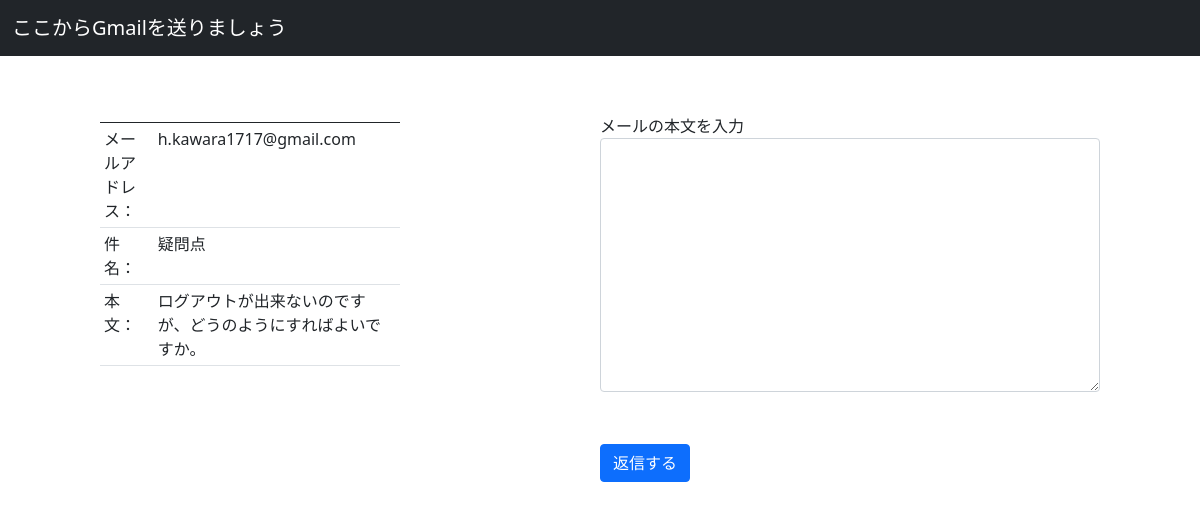
Page /reply/1 on the committed database.
### app.py (models this page shows)
class Mail(Base):
    __tablename__ = 'mails'
    id = Column(Integer, Sequence("id"), primary_key=True)
    email = Column(String)
    subject = Column(String)
    body = Column(String)
    date = Column(DateTime, default=datetime.now)

### app.py (the view)
@app.route("/reply/<int:id>", methods=["GET", "POST"])
def reply(id):
    if request.method == "POST":
        text = request.form.get("body")
        email = request.form.get("email")
        subject = request.form.get("subject")
        reply_mail(email, subject, text)
        return redirect("/")
    else:
        sends = {}
        Session = sessionmaker(bind=engine)
        session = Session()
        rs = session.query(Mail).filter(Mail.id == id).all()
        for r in rs:
            sends["email"] = r.email
            sends["subject"] = r.subject
            sends["text"] = r.body
        print(sends)
        return render_template("reply.html", sends=sends)

### templates/reply.html (shortened to what this page needs)
<!DOCTYPE html>
<html lamg="ja">
<head>
    <link href="https://cdn.jsdelivr.net/npm/bootstrap@5.0.2/dist/css/bootstrap.min.css" rel="stylesheet">
    <link rel="stylesheet" href="../static/style.css">
</head>
<body>
    <nav class="navbar navbar-dark bg-dark">
        <div class="container-fluid">
            <a class="navbar-brand" href="/">ここからGmailを送りましょう</a>
        </div>
    </nav>
    <main class="main_column">
    <div class="wrapper contents">
        <section class="column1">
            <table class="table table-sm mt-5">
                <thead>
                    <tr>
                        <th>      </th>
                        <th>      </th>
                    </tr>
                </thead>
                <tbody>
                    <tr>
                        <td>メールアドレス：</td>
                        <td>{{ sends.email }}</td>
                    </tr>
                    <tr>
                        <td>件名：</td>
                        <td>{{ sends.subject }}</td>
                    </tr>
                    <tr>
                        <td>本文：</td>
                        <td>{{ sends.text }}</td>
                    </tr>
                </tbody>
            </table>
        </section>
        <section class="column2">
        <form method="POST">
            <div class="mb-1 py-5">
                <label for="exampleFormControlTextarea1">メールの本文を入力</label>
                <textarea type="text" class="form-control" id="exampleFormControlTextarea1" rows="10" name="body"></textarea>
            </div>
            <button type="submit" class="btn btn-primary">返信する</button>
        </form>
        </section>
    </div>
    </main>
</body>
</html>

### static/style.css (style rules this page uses)
.wrapper { display: flex; }
.column1 { width: 30%; }
.column2 { width: 50%; }
.contents { display: flex; justify-content: space-between; margin-bottom: 50px; }
.main_column { margin: 10px 100px 20px; }

### rows in the picture
Mail: email "h.kawara1717@gmail.com", subject "疑問点", text "ログアウトが出来ないのですが、どうのようにすればよいですか。"
